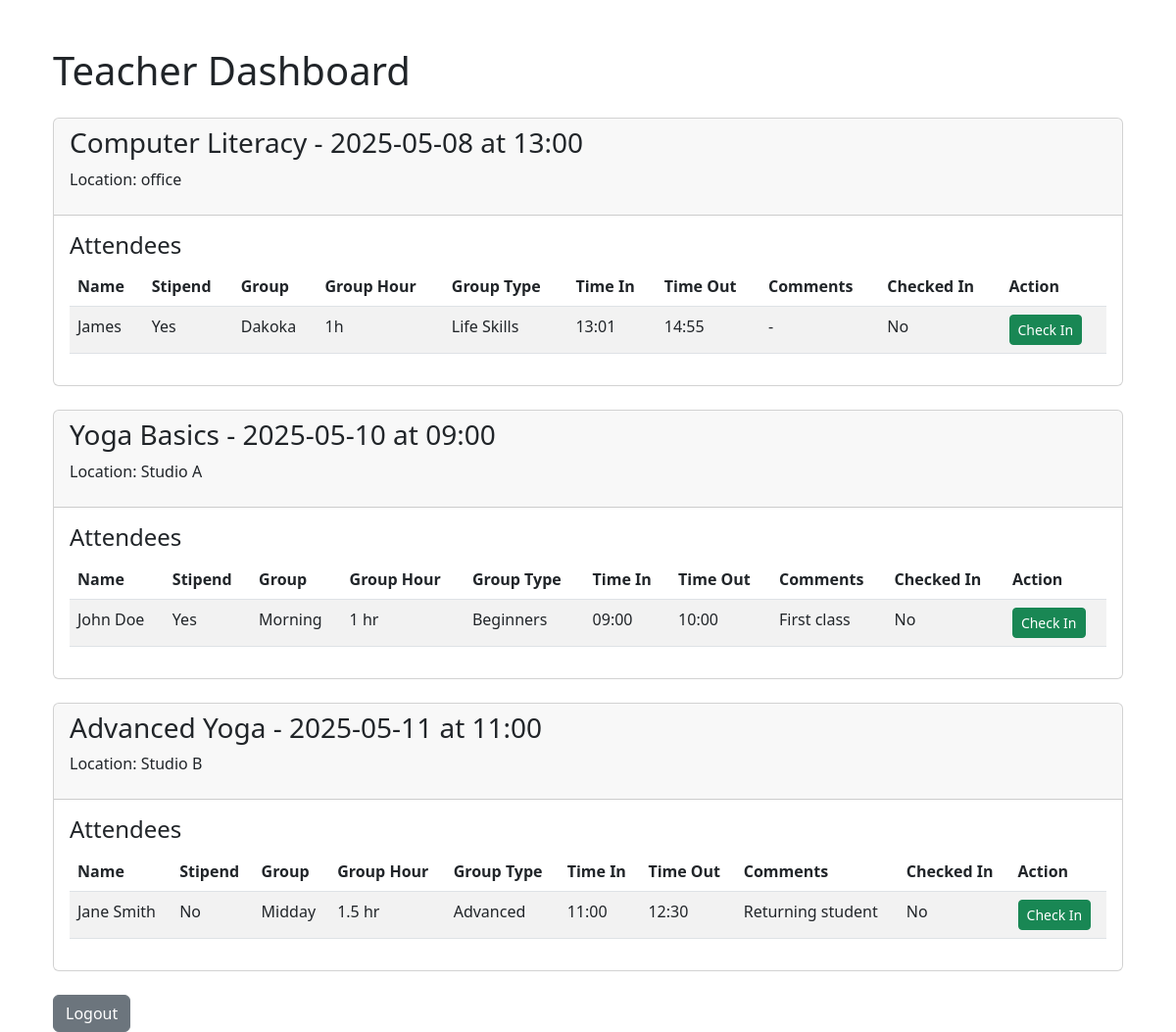
/teacher/dashboard (signed in), run on the app's committed database.
### models.py (models this page shows)
class Class(db.Model):
    id = db.Column(db.Integer, primary_key=True)
    name = db.Column(db.String(100), nullable=False)
    date = db.Column(db.Date, nullable=False)
    time = db.Column(db.Time, nullable=False)
    teacher_id = db.Column(db.Integer, db.ForeignKey('user.id'), nullable=False)
    location = db.Column(db.String(100), nullable=False)
    attendees = db.relationship('Attendee', backref='class_ref', lazy=True, cascade="all, delete-orphan")

class Attendee(db.Model):
    id = db.Column(db.Integer, primary_key=True)
    name = db.Column(db.String(100), nullable=False)
    stipend = db.Column(db.Boolean, default=False)
    group = db.Column(db.String(50), nullable=True)
    comments = db.Column(db.String(200), nullable=True)
    checked_in = db.Column(db.Boolean, default=False)
    class_id = db.Column(db.Integer, db.ForeignKey('class.id'), nullable=False)
    group_hour = db.Column(db.String(50), nullable=True)  # e.g., "1 hr" or "10:00 AM"
    group_type = db.Column(db.String(50), nullable=True)  # e.g., "Beginners", "Advanced"
    time_in = db.Column(db.Time, nullable=True)  # Check-in time
    time_out = db.Column(db.Time, nullable=True)  # Check-out time

### routes/teacher.py (the view)
@bp.route('/teacher/dashboard')
@login_required
def dashboard():
    if current_user.role != 'teacher':
        flash('Access denied: Teachers only.', 'danger')
        return redirect(url_for('auth.login'))
    classes = Class.query.filter_by(teacher_id=current_user.id).all()
    return render_template('dashboard_teacher.html', classes=classes)

### app.py (called while the page is built)
@login_manager.user_loader
def load_user(user_id):
    from models import User
    return User.query.get(int(user_id))

### templates/dashboard_teacher.html (shortened to what this page needs)
{% extends 'base.html' %}
{% block content %}
<div class="container mt-5">
    <h1 class="mb-4">Teacher Dashboard</h1>
    {% if classes %}
        {% for class_ in classes %}
            <div class="card mb-4">
                <div class="card-header">
                    <h3>{{ class_.name }} - {{ class_.date.strftime('%Y-%m-%d') }} at {{ class_.time.strftime('%H:%M') }}</h3>
                    <p>Location: {{ class_.location }}</p>
                </div>
                <div class="card-body">
                    <h4>Attendees</h4>
                    {% if class_.attendees %}
                        <table class="table table-striped">
                            <thead>
                                <tr>
                                    <th>Name</th>
                                    <th>Stipend</th>
                                    <th>Group</th>
                                    <th>Group Hour</th>
                                    <th>Group Type</th>
                                    <th>Time In</th>
                                    <th>Time Out</th>
                                    <th>Comments</th>
                                    <th>Checked In</th>
                                    <th>Action</th>
                                </tr>
                            </thead>
                            <tbody>
                                {% for attendee in class_.attendees %}
                                    <tr>
                                        <td>{{ attendee.name }}</td>
                                        <td>{{ 'Yes' if attendee.stipend else 'No' }}</td>
                                        <td>{{ attendee.group or '-' }}</td>
                                        <td>{{ attendee.group_hour or '-' }}</td>
                                        <td>{{ attendee.group_type or '-' }}</td>
                                        <td>{{ attendee.time_in.strftime('%H:%M') if attendee.time_in else '-' }}</td>
                                        <td>{{ attendee.time_out.strftime('%H:%M') if attendee.time_out else '-' }}</td>
                                        <td>{{ attendee.comments or '-' }}</td>
                                        <td>{{ 'Yes' if attendee.checked_in else 'No' }}</td>
                                        <td>
                                            <form action="{{ url_for('teacher.check_in', attendee_id=attendee.id) }}" method="POST">
                                                <button type="submit" class="btn btn-sm {{ 'btn-success' if not attendee.checked_in else 'btn-warning' }}">
                                                    {{ 'Check In' if not attendee.checked_in else 'Undo Check In' }}
                                                </button>
                                            </form>
                                        </td>
                                    </tr>
                                {% endfor %}
                            </tbody>
                        </table>
                    {% else %}
                        <p>No attendees registered for this class.</p>
                    {% endif %}
                </div>
            </div>
        {% endfor %}
    {% else %}
        <p>No classes assigned to you.</p>
    {% endif %}
    <a href="{{ url_for('auth.logout') }}" class="btn btn-secondary">Logout</a>
</div>
{% endblock %}

### data on the page
Class: name "Computer Literacy", date "2025-05-08", time "13:00", location "office"
Attendee: name "James", stipend "Yes", group "Dakoka", group_hour "1h", group_type "Life Skills", time_in "13:01", time_out "14:55", comments "-", checked_in "No", checked_in "Check In"
Class: name "Yoga Basics", date "2025-05-10", time "09:00", location "Studio A"
Attendee: name "John Doe", stipend "Yes", group "Morning", group_hour "1 hr", group_type "Beginners", time_in "09:00", time_out "10:00", comments "First class", checked_in "No", checked_in "Check In"
Class: name "Advanced Yoga", date "2025-05-11", time "11:00", location "Studio B"
Attendee: name "Jane Smith", stipend "No", group "Midday", group_hour "1.5 hr", group_type "Advanced", time_in "11:00", time_out "12:30", comments "Returning student", checked_in "No", checked_in "Check In"
